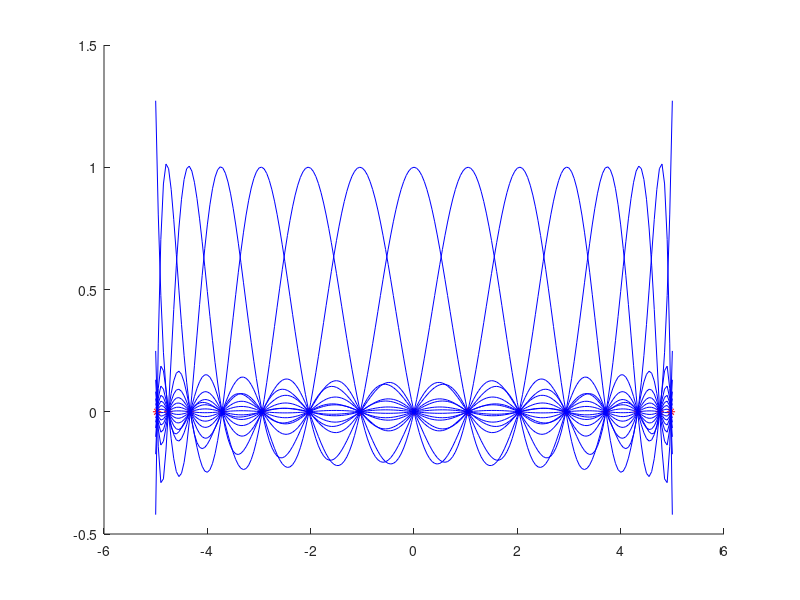

This chart was generated by the following MATLAB code:
function Lagrange2
     n=15
    x= 5*cos((2*(1:n)-1)*pi/(2*n));
    z=-5:0.05:5
    for k=1:length(z)
        for i=1:n
            P(i)=1;N(i)=1;
            for j=1:n
                if i~=j
                    P(i)=P(i).*(x(i)-x(j));
                    N(i)=N(i).*(z(k)-x(j));
                end
            end
            L(i,k)=N(i)/P(i);
        end
    end
    
    figure(1)
    hold on
    plot(x,zeros(1,n),'r*')
    plot(z,L(1:n,:),'b')
